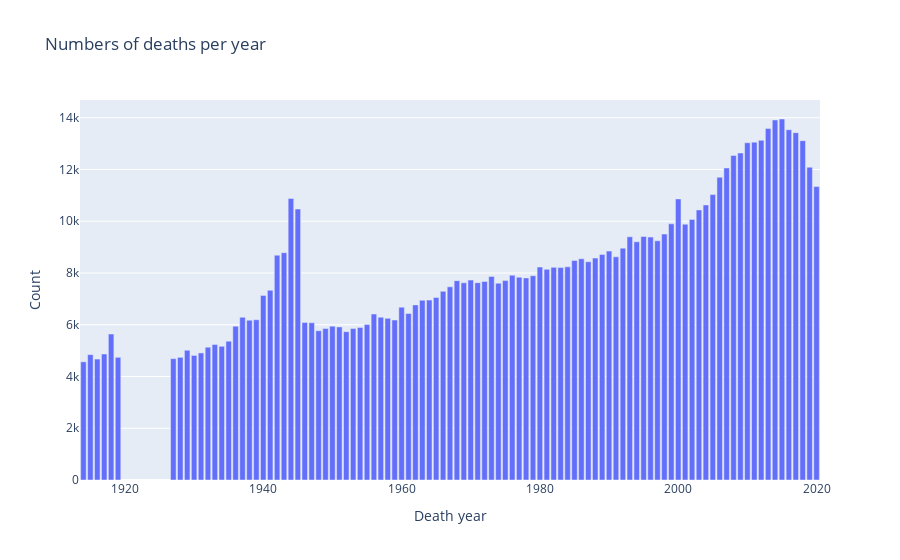

The code cell stored with this chart in its notebook:
### Code cell
fig = px.bar(deaths_by_year , x='Death year', y='Count', title='Numbers of deaths per year')
fig.show()

### Figure 1 — Plotly figure (JSON) as saved in the notebook; plotly's stock layout.template omitted (floating-point values rounded to 4 significant figures)
{"data": [{"alignmentgroup": "True", "hovertemplate": "Death year=%{x}<br>Count=%{y}<extra></extra>", "legendgroup": "", "marker": {"color": "#636efa", "pattern": {"shape": ""}}, "name": "", "offsetgroup": "", "orientation": "v", "showlegend": false, "textposition": "auto", "type": "bar", "x": [2015, 2014, 2013, 2016, 2017, 2012, 2018, 2011, 2010, 2009, 2008, 2019, 2007, 2006, 2020, 2005, 1944, 2000, 2004, 1945, 2003, 2002, 1999, 2001, 1998, 1995, 1993, 1996, 1997, 1994, 1992, 1990, 1943, 1989, 1942, 1991, 1988, 1986, 1985, 1987, 1984, 1980, 1982, 1983, 1981, 1976, 1979, 1973, 1977, 1978, 1970, 1975, 1968, 1972, 1971, 1969, 1974, 1967, 1941, 1966, 1940, 1965, 1964, 1963, 1962, 1960, 1961, 1956, 1957, 1937, 1958, 1939, 1959, 1938, 1946, 1947, 1955, 1950, 1936, 1951, 1954, 1949, 1953, 1948, 1952, 1918, 1935, 1933, 1934, 1932, 1929, 1931, 1917, 1915, 1930, 1919, 1928, 1927, 1916, 1914], "xaxis": "x", "y": [13952, 13915, 13582, 13538, 13425, 13128, 13114, 13057, 13034, 12639, 12545, 12090, 12059, 11702, 11340, 11031, 10882, 10863, 10629, 10471, 10439, 10071, 9900, 9887, 9506, 9414, 9398, 9388, 9245, 9206, 8961, 8846, 8785, 8719, 8690, 8624, 8577, 8550, 8485, 8434, 8237, 8231, 8219, 8210, 8142, 7914, 7896, 7867, 7837, 7811, 7727, 7707, 7705, 7673, 7627, 7619, 7608, 7466, 7331, 7292, 7135, 7054, 6954, 6948, 6768, 6680, 6435, 6414, 6292, 6289, 6248, 6193, 6182, 6176, 6090, 6077, 6009, 5946, 5944, 5918, 5892, 5853, 5853, 5768, 5733, 5640, 5366, 5239, 5166, 5135, 5014, 4911, 4869, 4845, 4815, 4742, 4741, 4690, 4675, 4568], "yaxis": "y"}], "layout": {"barmode": "relative", "legend": {"tracegroupgap": 0}, "title": {"text": "Numbers of deaths per year"}, "xaxis": {"anchor": "y", "domain": [0, 1], "title": {"text": "Death year"}}, "yaxis": {"anchor": "x", "domain": [0, 1], "title": {"text": "Count"}}}}
